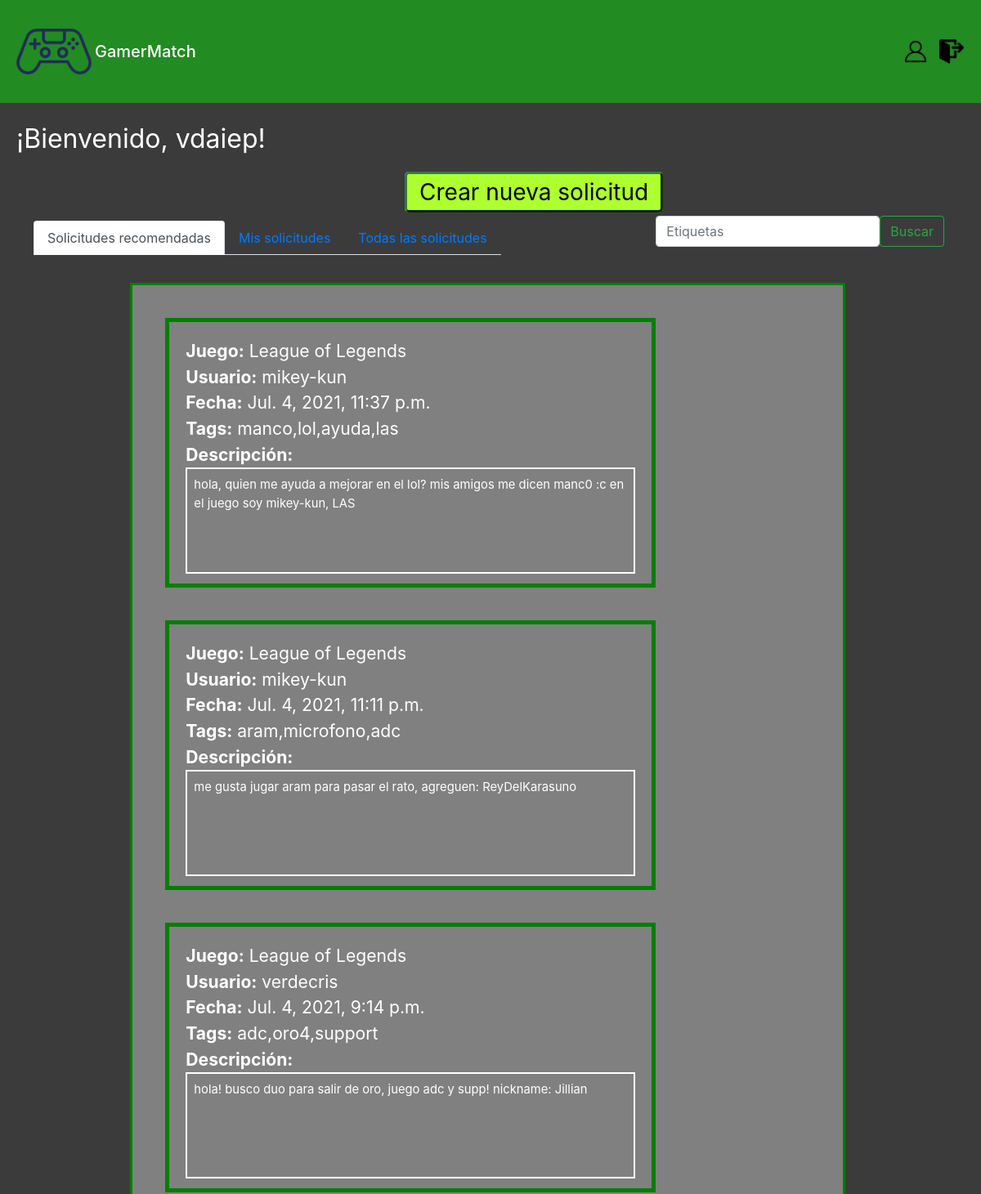
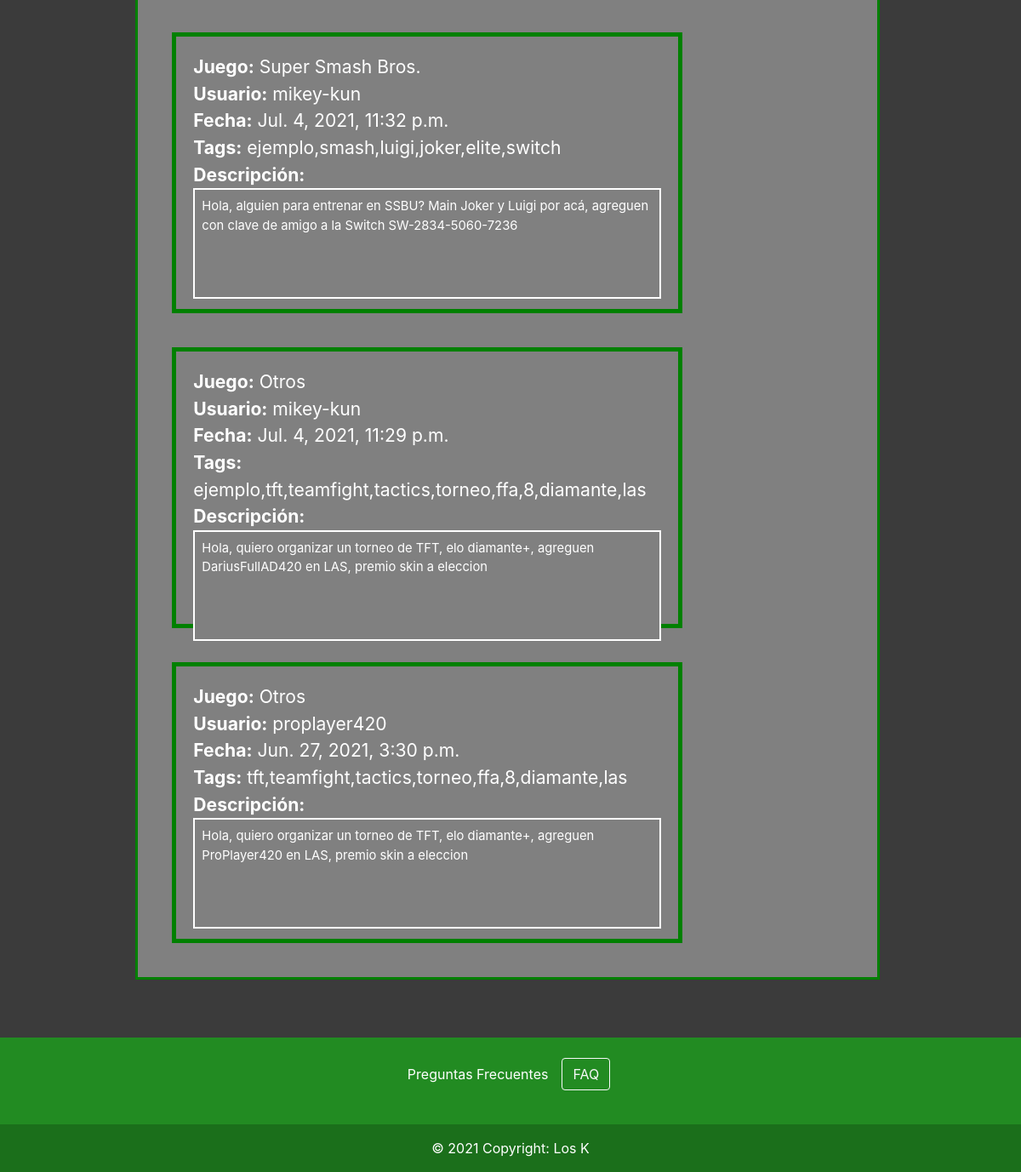
/home_profile/ (signed in), run on the app's committed database (2 pictures, top to bottom).
### GamerMatch/models.py (models this page shows)
class MatchForm(models.Model):
    juego = models.CharField(max_length=100)
    tags = models.TextField(max_length=100)
    descripcion = models.TextField(max_length=200)
    user = models.CharField(max_length=150, default='')
    time = models.DateTimeField(auto_now=True)
    objects = models.Manager()
    def __str__(self):
        return self.juego  # name to be shown when called

### GamerMatch/views.py (the view)
# urls.py: path('home_profile/', home_profile, name='profile'),
def home_profile(request):
    if request.user.is_authenticated:
        solicitudes = MatchForm.objects.all().order_by('-time')
        solicitudes_user = MatchForm.objects.filter(user=User.objects.get(pk=request.user.id)).order_by('-time')
        solicitudes_juegos_fav = []
        fav_games = PersonalGames.objects.filter(
            user=User.objects.get(pk=request.user.id))  # Get jeugos favoritos del usuario
        if len(fav_games) > 0:
            fav_games = fav_games[0]
            juegos_bool = [fav_games.lol, fav_games.minecraft, fav_games.smash, fav_games.valorant, fav_games.overwatch,
                           fav_games.otros]
            juegos_largo = ["League of Legends", "Minecraft", "Super Smash Bros.", "Valorant", "Overwatch", "Otros"]
            for i, game in enumerate(juegos_bool):
                if game:
                    for solicitud in solicitudes:
                        if solicitud.juego == juegos_largo[i] and solicitud.user != request.user.username:
                            solicitudes_juegos_fav.append(solicitud)
        solicitudes_tag = []  # solicitudes containing any of the user's favorite tags
        tags = PersonalTags.objects.filter(user_id=User.objects.get(pk=request.user.id))
        if len(tags) > 0:
            tags = tags[0].tags  # get the row of the user. There should be only one row on this query
            tags = tags.split(',')  # split the column with the tags on the row
            tags = [tag for tag in tags if tag != '']  # remove empty tags, those are like selecting all lmao
            i = 0
            if i < len(tags):
                condition = Q(tags__contains=tags[0])
                for i in range(1, len(tags)):
                    condition |= Q(tags__contains=tags[i])
                solicitudes_tag = MatchForm.objects.filter(condition).exclude(user=User.objects.get(pk=request.user.id))
            print(solicitudes_tag)
        print(solicitudes_juegos_fav)
        solicitudes_fav = solicitudes_juegos_fav + list(set(solicitudes_tag) - set(solicitudes_juegos_fav))
        if request.method == 'POST':
            id = request.POST['id']
            MatchForm.objects.filter(id=id).delete()
            solicitudes_user = MatchForm.objects.filter(user=User.objects.get(pk=request.user.id)).order_by('-time')
            return render(request, 'home_profile.html',
                    {'name': request.user, 'solicitudes': solicitudes, "solicitudes_user": solicitudes_user, "solicitudes_fav": solicitudes_fav, "active_tab": 2})
        else:
            return render(request, 'home_profile.html',
                      {'name': request.user, 'solicitudes': solicitudes, "solicitudes_user": solicitudes_user, "solicitudes_fav": solicitudes_fav, "active_tab": 1})

### templates/home_profile.html (shortened to what this page needs)
{% extends "base.html" %}
{% load static %}
{% block style %}
<link rel="stylesheet" type="text/css" href="{% static 'css/profile.css' %}"/>
{% endblock %}
{% block navbarButton %}
    <div>
        <a href={% url 'profile_settings' %}>
            <div class="profile_icon"> <img src="../static/img/profile_icon.png" alt="profile_icon"  width="100" height="100"> </div>
        <a href={% url 'logout' %}>
            <div class="profile_icon"> <img src="../static/img/logout_icon.png" alt="logout_icon"  width="100" height="100"></div>
    </div>
{% endblock %}
{% block content %}
<div class="welcome">¡Bienvenido, {{user}}!</div>
<div class="cont_nueva_sol">
    <a href={% url 'upload' %} class="nueva_solicitud" >
       <span>Crear nueva solicitud </span>
    </a>
</div>
<body>
  <div class="container">
    <div class="navbar">
        <ul class="nav nav-tabs">
	    <li class="nav-item" id=tab_sol1>
	        <a class="nav-link{% if active_tab != 2 %} active{% endif %}" data-toggle="tab" href="#sol1">Solicitudes recomendadas</a>
	    </li>
	    <li class="nav-item" id=tab_sol2>
	        <a class="nav-link{% if active_tab == 2 %} active{% endif %}" data-toggle="tab" href="#sol2">Mis solicitudes</a>
	    </li>
	    <li class="nav-item" id=tab_sol3>
	        <a class="nav-link" data-toggle="tab" href="#sol3">Todas las solicitudes</a>
	    </li>
	    </ul>
        <form class="d-flex" action="{% url 'search' %}" method="get">
            <input class="form-control me-2" type="search" placeholder="Etiquetas" aria-label="Search" name="search_tag">
            <button class="btn btn-outline-success" type="submit">Buscar</button>
        </form>
    </div>
    <div class="tab-content">
        <div class="tab-pane container {% if active_tab != 2 %}active{% else %}fade{% endif %}" id="sol1">
            <div id="box_solicitudes">
                {% for req in solicitudes_fav %}
                <div id="request">
                    <div class="juego"><b>Juego:</b> {{req.juego}}</div>
                    <div class="juego"><b>Usuario:</b> {{req.user}}</div>
                    <div class="fecha"><b>Fecha:</b> {{req.time}}</div>
                    <div class="juego"><b>Tags:</b> {{req.tags}}</div>
                    <div class="descripcion"><b>Descripción:</b> </div>
                    <div id="box_descripcion">{{req.descripcion}}</div>
                </div>
                {% empty %}
                	<div id="noSolicitudes"><center>No hay solicitudes de tus juegos favoritos. Puedes agregar más juegos favoritos en tus preferencias del perfil.</center></div>
                {% endfor %}
            </div>
        </div>
    </div>
    </div>
</body>
{% endblock %}

### templates/base.html (shortened to what this page needs)
{% load static %}
<html>
    <head>
        <link rel="stylesheet" href="https://maxcdn.bootstrapcdn.com/bootstrap/4.5.2/css/bootstrap.min.css">
        <link rel="stylesheet" type="text/css" href="{% static 'css/base.css' %}"/>
        <link rel="stylesheet" type="text/css" href="{% static 'css/home.css' %}"/>
        {% block style %} {% endblock %}
    </head>
<body>
<div class="page">
    <nav class = "navbar  navbar-dark" style="background-color: forestgreen;
                                                  flex-direction: row">
        <a class="navbar-brand mb-0 h1" href="/" style="display: flex;
                                                                                 align-items: center;">
            <div>
            <img src="{% static 'img/joystick.png' %}" alt="joystick" width="100" height="100">
            </div>
            <div class = "GamerMatch">GamerMatch</div>
        </a>
            {% block navbarButton %} {% endblock %}
        </nav>
        {% block content %} {% endblock %}
<br><br>
<section class="footer">
  <footer class="text-center text-white static-bottom" style="background-color: forestgreen;">
    <div class="container p-4 pb-0">
      <section class="">
        <p class="d-flex justify-content-center align-items-center" >
          <span class="me-3">Preguntas Frecuentes  </span>
          <a  href ="{% url 'faq' %}" class="btn btn-outline-light btn-rounded" style="margin-left: 1rem;" >
            FAQ
          </a>
        </p>
      </section>
    </div>
    <div class="text-center p-3" style="background-color: rgba(0, 0, 0, 0.2);">
      © 2021 Copyright:
      <a class="text-white">Los K</a>
    </div>
  </footer>
</section>
</div>
    </body>
</html>

### static/css/base.css (style rules this page uses)
body { background-color: #3b3b3b; }
.welcome { font-size: 200%; font-weight: normal; color: #ffffff; }
p { color: #ffffff; }
.page { display: flex; min-height: 100vh; flex-direction: column; }
.footer { margin-top: auto; }

### static/css/profile.css (style rules this page uses)
img { max-width: 100%; max-height: 100%; object-fit: contain; margin: auto; display: block; }
.profile_icon { width: 40px; height: 40px; padding: 5px; display: inline-flex; }
.welcome { font-size: 200%; font-weight: normal; margin: 20px }
#request #box_descripcion { position:relative; width: 100%; height: 130px; box-shadow:0px 0px 0px 2px white inset; padding: 10px; margin: 0px; font-size: 70%; font-weight: normal; background: grey; color: white; overflow: auto; }
#box_solicitudes { height: 95%; border: 3px solid green; padding: 20px; margin: 20px; font-size: 120%; font-weight: normal; background: grey; color: white; overflow: hidden; display: flex; flex-flow: wrap; justify-content: space-between; max-width: 80%; margin-left: auto; margin-right: auto; }
#box_solicitudes #request { float: left; position:relative; width: 600px; height: 330px; border: 5px solid green; padding: 20px; margin: 20px; font-size: 110%; font-weight: normal; background: grey; color: white; }
.nueva_solicitud { background: #adff2f; border: outset; border-color: #317a3f; border-radius: 5px; padding: 5px 15px; margin: 15px; color: black; text-align: center; font-size: 28px; width: 200px; transition: all 0.5s; }
.nueva_solicitud span { cursor: pointer; display: inline-block; position: relative; transition: 0.5s; }
.nueva_solicitud span:after { content: '\00bb'; right: -20px; position: absolute; opacity: 0; top: 0; transition: 0.5s; }
.container { width: 98%; max-width: 100%; margin-left: 10px; }
.cont_nueva_sol { margin-left: 40%; }

### data on the page
MatchForm: juego "League of Legends", user "mikey-kun", time "Jul. 4, 2021, 11:37 p.m.", tags "manco,lol,ayuda,las", descripcion "hola, quien me ayuda a mejorar en el lol? mis amigos me dicen manc0 :c en el juego soy mikey-kun, LAS"
MatchForm: juego "League of Legends", user "mikey-kun", time "Jul. 4, 2021, 11:11 p.m.", tags "aram,microfono,adc", descripcion "me gusta jugar aram para pasar el rato, agreguen: ReyDelKarasuno"
MatchForm: juego "League of Legends", user "verdecris", time "Jul. 4, 2021, 9:14 p.m.", tags "adc,oro4,support", descripcion "hola! busco duo para salir de oro, juego adc y supp! nickname: Jillian"
MatchForm: juego "Super Smash Bros.", user "mikey-kun", time "Jul. 4, 2021, 11:32 p.m.", tags "ejemplo,smash,luigi,joker,elite,switch", descripcion "Hola, alguien para entrenar en SSBU? Main Joker y Luigi por acá, agreguen con clave de amigo a la Switch SW-2834-5060-7236"
MatchForm: juego "Otros", user "mikey-kun", time "Jul. 4, 2021, 11:29 p.m.", tags "ejemplo,tft,teamfight,tactics,torneo,ffa,8,diamante,las", descripcion "Hola, quiero organizar un torneo de TFT, elo diamante+, agreguen DariusFullAD420 en LAS, premio skin a eleccion"
MatchForm: juego "Otros", user "proplayer420", time "Jun. 27, 2021, 3:30 p.m.", tags "tft,teamfight,tactics,torneo,ffa,8,diamante,las", descripcion "Hola, quiero organizar un torneo de TFT, elo diamante+, agreguen ProPlayer420 en LAS, premio skin a eleccion"

### other printed values
{{ user }} "vdaiep"
